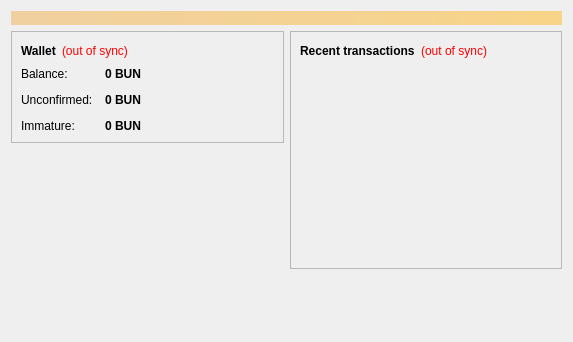
<?xml version="1.0" encoding="UTF-8"?>
<ui version="4.0">
 <class>OverviewPage</class>
 <widget class="QWidget" name="OverviewPage">
  <property name="geometry">
   <rect>
    <x>0</x>
    <y>0</y>
    <width>573</width>
    <height>342</height>
   </rect>
  </property>
  <property name="windowTitle">
   <string>Form</string>
  </property>
  <layout class="QVBoxLayout" name="topLayout">
   <item>
    <widget class="QLabel" name="labelAlerts">
     <property name="visible">
      <bool>false</bool>
     </property>
     <property name="styleSheet">
      <string notr="true">background-color: qlineargradient(x1: 0, y1: 0, x2: 1, y2: 0, stop:0 #F0D0A0, stop:1 #F8D488); color:#000000;</string>
     </property>
     <property name="wordWrap">
      <bool>true</bool>
     </property>
     <property name="margin">
      <number>3</number>
     </property>
    </widget>
   </item>
   <item>
    <layout class="QHBoxLayout" name="horizontalLayout" stretch="1,1">
     <item>
      <layout class="QVBoxLayout" name="verticalLayout_2">
       <item>
        <widget class="QFrame" name="frame">
         <property name="frameShape">
          <enum>QFrame::StyledPanel</enum>
         </property>
         <property name="frameShadow">
          <enum>QFrame::Raised</enum>
         </property>
         <layout class="QVBoxLayout" name="verticalLayout_4">
          <item>
           <layout class="QHBoxLayout" name="horizontalLayout_4">
            <item>
             <widget class="QLabel" name="label_5">
              <property name="font">
               <font>
                <weight>75</weight>
                <bold>true</bold>
               </font>
              </property>
              <property name="text">
               <string>Wallet</string>
              </property>
             </widget>
            </item>
            <item>
             <widget class="QLabel" name="labelWalletStatus">
              <property name="toolTip">
               <string>The displayed information may be out of date. Your wallet automatically synchronizes with the Bunnycoin network after a connection is established, but this process has not completed yet.</string>
              </property>
              <property name="styleSheet">
               <string notr="true">QLabel { color: red; }</string>
              </property>
              <property name="text">
               <string notr="true">(out of sync)</string>
              </property>
              <property name="alignment">
               <set>Qt::AlignLeading|Qt::AlignLeft|Qt::AlignVCenter</set>
              </property>
             </widget>
            </item>
            <item>
             <spacer name="horizontalSpacer_2">
              <property name="orientation">
               <enum>Qt::Horizontal</enum>
              </property>
              <property name="sizeHint" stdset="0">
               <size>
                <width>40</width>
                <height>20</height>
               </size>
              </property>
             </spacer>
            </item>
           </layout>
          </item>
          <item>
           <layout class="QFormLayout" name="formLayout_2">
            <property name="fieldGrowthPolicy">
             <enum>QFormLayout::AllNonFixedFieldsGrow</enum>
            </property>
            <property name="horizontalSpacing">
             <number>12</number>
            </property>
            <property name="verticalSpacing">
             <number>12</number>
            </property>
            <item row="0" column="0">
             <widget class="QLabel" name="label">
              <property name="text">
               <string>Balance:</string>
              </property>
             </widget>
            </item>
            <item row="0" column="1">
             <widget class="QLabel" name="labelBalance">
              <property name="font">
               <font>
                <weight>75</weight>
                <bold>true</bold>
               </font>
              </property>
              <property name="cursor">
               <cursorShape>IBeamCursor</cursorShape>
              </property>
              <property name="toolTip">
               <string>Your current balance</string>
              </property>
              <property name="text">
               <string notr="true">0 BUN</string>
              </property>
              <property name="textInteractionFlags">
               <set>Qt::LinksAccessibleByMouse|Qt::TextSelectableByKeyboard|Qt::TextSelectableByMouse</set>
              </property>
             </widget>
            </item>
            <item row="1" column="0">
             <widget class="QLabel" name="label_3">
              <property name="text">
               <string>Unconfirmed:</string>
              </property>
             </widget>
            </item>
            <item row="1" column="1">
             <widget class="QLabel" name="labelUnconfirmed">
              <property name="font">
               <font>
                <weight>75</weight>
                <bold>true</bold>
               </font>
              </property>
              <property name="cursor">
               <cursorShape>IBeamCursor</cursorShape>
              </property>
              <property name="toolTip">
               <string>Total of transactions that have yet to be confirmed, and do not yet count toward the current balance</string>
              </property>
              <property name="text">
               <string notr="true">0 BUN</string>
              </property>
              <property name="textInteractionFlags">
               <set>Qt::LinksAccessibleByMouse|Qt::TextSelectableByKeyboard|Qt::TextSelectableByMouse</set>
              </property>
             </widget>
            </item>
            <item row="2" column="0">
             <widget class="QLabel" name="labelImmatureText">
              <property name="text">
               <string>Immature:</string>
              </property>
             </widget>
            </item>
            <item row="2" column="1">
             <widget class="QLabel" name="labelImmature">
              <property name="font">
               <font>
                <weight>75</weight>
                <bold>true</bold>
               </font>
              </property>
              <property name="toolTip">
               <string>Mined balance that has not yet matured</string>
              </property>
              <property name="text">
               <string notr="true">0 BUN</string>
              </property>
              <property name="textInteractionFlags">
               <set>Qt::LinksAccessibleByMouse|Qt::TextSelectableByKeyboard|Qt::TextSelectableByMouse</set>
              </property>
             </widget>
            </item>
           </layout>
          </item>
         </layout>
        </widget>
       </item>
       <item>
        <spacer name="verticalSpacer">
         <property name="orientation">
          <enum>Qt::Vertical</enum>
         </property>
         <property name="sizeHint" stdset="0">
          <size>
           <width>20</width>
           <height>40</height>
          </size>
         </property>
        </spacer>
       </item>
        <item>
         <widget class="QLabel" name="label_wallet_bgcoin">
          <property name="text">
           <string/>
          </property>
          <property name="pixmap">
           <pixmap resource="../bitcoin.qrc">:/images/wallet_bgcoin</pixmap>
          </property>
          <property name="scaledContents">
           <bool>false</bool>
          </property>
          <property name="alignment">
           <set>Qt::AlignCenter</set>
          </property>
          <property name="margin">
           <number>-2</number>
          </property>
         </widget>
        </item>
        <item>
         <widget class="QLabel" name="label_6">
          <property name="text">
           <string/>
          </property>
         </widget>
        </item>
      </layout>
     </item>
     <item>
      <layout class="QVBoxLayout" name="verticalLayout_3">
       <item>
        <widget class="QFrame" name="frame_2">
         <property name="frameShape">
          <enum>QFrame::StyledPanel</enum>
         </property>
         <property name="frameShadow">
          <enum>QFrame::Raised</enum>
         </property>
         <layout class="QVBoxLayout" name="verticalLayout">
          <item>
           <layout class="QHBoxLayout" name="horizontalLayout_2">
            <item>
             <widget class="QLabel" name="label_4">
              <property name="text">
               <string>&lt;b&gt;Recent transactions&lt;/b&gt;</string>
              </property>
             </widget>
            </item>
            <item>
             <widget class="QLabel" name="labelTransactionsStatus">
              <property name="toolTip">
               <string>The displayed information may be out of date. Your wallet automatically synchronizes with the Bunnycoin network after a connection is established, but this process has not completed yet.</string>
              </property>
              <property name="styleSheet">
               <string notr="true">QLabel { color: red; }</string>
              </property>
              <property name="text">
               <string notr="true">(out of sync)</string>
              </property>
              <property name="alignment">
               <set>Qt::AlignRight|Qt::AlignTrailing|Qt::AlignVCenter</set>
              </property>
             </widget>
            </item>
            <item>
             <spacer name="horizontalSpacer">
              <property name="orientation">
               <enum>Qt::Horizontal</enum>
              </property>
              <property name="sizeHint" stdset="0">
               <size>
                <width>40</width>
                <height>20</height>
               </size>
              </property>
             </spacer>
            </item>
           </layout>
          </item>
          <item>
           <widget class="QListView" name="listTransactions">
            <property name="styleSheet">
             <string notr="true">QListView { background: transparent; }</string>
            </property>
            <property name="frameShape">
             <enum>QFrame::NoFrame</enum>
            </property>
            <property name="verticalScrollBarPolicy">
             <enum>Qt::ScrollBarAlwaysOff</enum>
            </property>
            <property name="horizontalScrollBarPolicy">
             <enum>Qt::ScrollBarAlwaysOff</enum>
            </property>
            <property name="selectionMode">
             <enum>QAbstractItemView::NoSelection</enum>
            </property>
           </widget>
          </item>
         </layout>
        </widget>
       </item>
       <item>
        <spacer name="verticalSpacer_2">
         <property name="orientation">
          <enum>Qt::Vertical</enum>
         </property>
         <property name="sizeHint" stdset="0">
          <size>
           <width>20</width>
           <height>40</height>
          </size>
         </property>
        </spacer>
       </item>
      </layout>
     </item>
    </layout>
   </item>
  </layout>
 </widget>
 <resources/>
 <connections/>
</ui>
